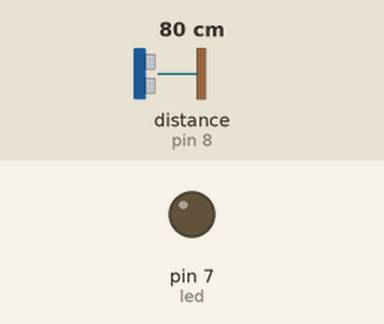
Recording of a sketch running on a simulated Arduino Uno, built with avr-gcc and run on an emulated ATmega328P. On the bench: output pins drawn as LEDs (lit = HIGH). Wiring (inferred from the names in the program): ultrasonic range finder: trigger pin 9; echo pin 8. The test bench sets the inputs (shaded band); at power-on: distance to the obstacle (sensor on pin 8) 80 cm. The echo pulse lasts 58.3 µs per cm; pins used as bus, display or sensor lines are not drawn.

Above: at 1.2 s.
1.3 s: distance to the obstacle (sensor on pin 8) set to 12 cm
2.8 s: distance to the obstacle (sensor on pin 8) set to 9 cm
At 4.1 s:
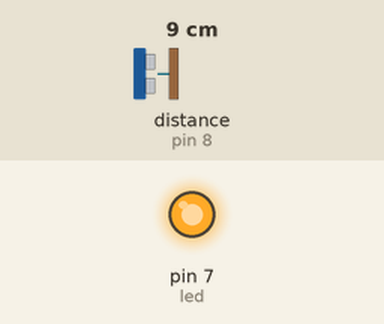
4.4 s: distance to the obstacle (sensor on pin 8) set to 18 cm
At 4.8 s:
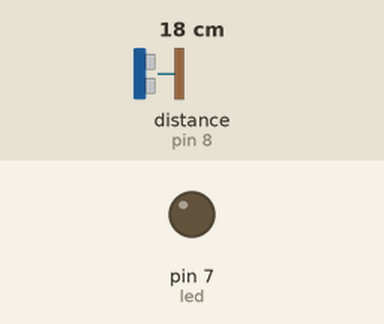
6.0 s: distance to the obstacle (sensor on pin 8) set to 2 cm
At 6.9 s:
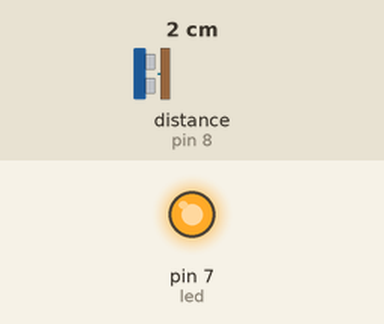
Timing chart, 0 to 8.6 s (numbered marks = the images above; inputs shaded):
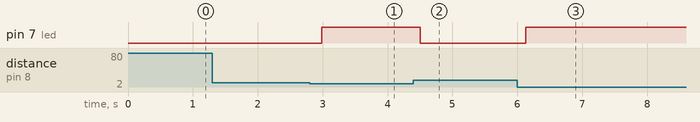

Measured:
- the behaviour switches between 11 and 10 cm on distance to the obstacle (sensor on pin 8) (found by bisection; images 0 and 1)
- after the input at 1.3 s, every drawn part: stays the same
- after the input at 2.8 s, pin 7 (led): LOW → HIGH after 0.19 s
- after the input at 4.4 s, pin 7 (led): HIGH → LOW after 0.10 s
- after the input at 6.0 s, pin 7 (led): LOW → HIGH after 0.13 s

The sketch:

AmongUs_ImposterDetect.ino
```cpp
//임포스터 감지 및 조명
int echo = 8; // 초음파
int trig = 9;

int led = 7; // 조명

void setup() {
  pinMode(trig, OUTPUT);
  pinMode(echo, INPUT);
  pinMode(led, OUTPUT);
}

void loop() {
  digitalWrite(trig, LOW); // 거리측정
  digitalWrite(echo, LOW);
  delayMicroseconds(2);
  digitalWrite(trig, HIGH);
  delayMicroseconds(10);
  digitalWrite(trig, LOW);
  unsigned long duration = pulseIn(echo, HIGH);
  float distance = ((float)(340 * duration) / 10000) / 2; // cm로 변환
  delay(100);

  if (distance <= 10){ // 임포스터 감지
    digitalWrite(led, HIGH);
  }

  else if(distance > 10){
    digitalWrite(led, LOW);
  }
}
```
